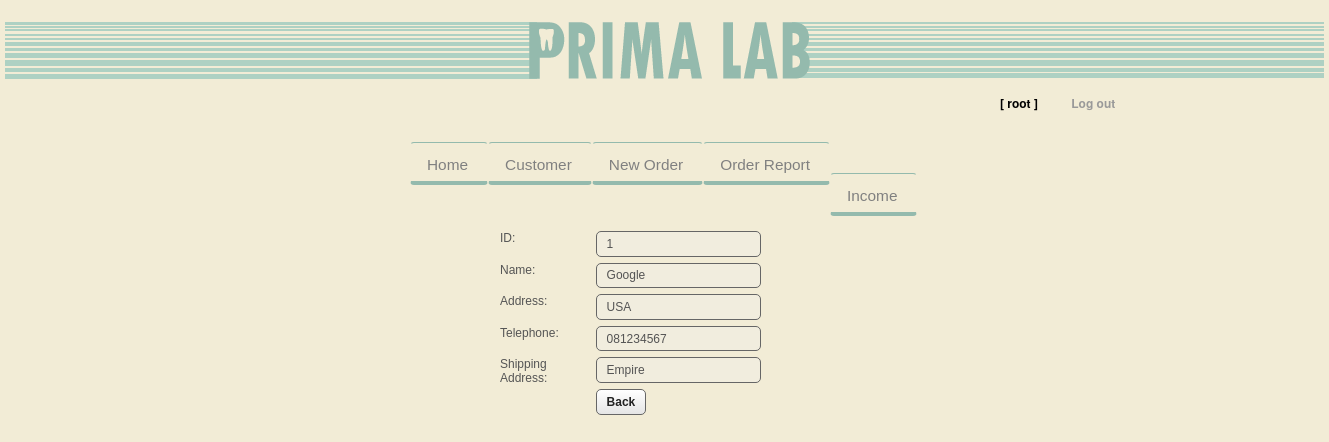
The app's page /Site/view-customer.php?cus_id=1 (signed in) with its own data.
### tables this page shows
CREATE TABLE `customer` (
  `cus_id` int(11) NOT NULL auto_increment,
  `customer_name` varchar(50) default NULL,
  `customer_address` varchar(80) default NULL,
  `customer_tel` varchar(15) NOT NULL,
  `shipping_address` varchar(80) default NULL,
  PRIMARY KEY  (`cus_id`)
);

### Site/view-customer.php (the view, shortened to what this page needs)
<!DOCTYPE html PUBLIC "-//W3C//DTD XHTML 1.0 Strict//EN" "http://www.w3.org/TR/xhtml1/DTD/xhtml1-strict.dtd">
<html xmlns="http://www.w3.org/1999/xhtml">
<head>
<link href="css/reset.css" rel="stylesheet" type="text/css"/>
<link href="css/mian.css" rel="stylesheet" type="text/css" />
<link href="css/idealForms/idealForms.css" rel="stylesheet" type="text/css" media="screen"/>
<link href="css/idealForms/idealForms-theme-sapphire.css" rel="stylesheet" type="text/css" media="screen"/>
<link href="css/table.css" rel="stylesheet" type="text/css" />
</head>
<body>
<div id="wrapper-main">
	<div id="logo-left" class="left"></div>
	<div id="wrapper-logo-main" class="left"></div>
	<div id="logo-right" class="left"></div>
</div>
 <?PHP
   	if(!isset($_SESSION['username']))
	{
		echo "<script>alert('Please Login');window.location='login.php';</script>"
	?>
   <?php
   }else
   {
   ?>
<div id="login-box">
	<ul>
		<li>[ <?PHP echo $_SESSION['username']?> ]</li>
		<a href="logout.php"><li>Log out</li></a>
	</ul>
</div>
<?php }?>
<div id="wrapper-menu">
<div id="top_navigation">
	<ul class="nav">
		<li><a href="index.php">Home</a></li>
		<li><a href="customer.php">Customer</a></li>
		<li><a href="new-order.php">New Order</a></li>
		<li><a href="order-history.php">Order Report</a></li>
		<li><a href="report.php">Income</a></li>
	</ul>
</div>
</div>
<div id="wrapper-form-1">
		<?php
			 	$cus_id  = $_GET['cus_id'];
   				$sql   = "select * FROM customer where cus_id = '$cus_id'";
   				$query = mysql_query($sql) or die(mysql_error().": $sql");
   				$row   = mysql_fetch_array($query);
		?>
		<form name="form1"method="post">
			<div class="idealWrap">
			<label>ID:</label>
			<input type="text" id="cus_id" name="cus_id" value="<?php echo $row['cus_id']?>" disabled="disabled"/>
			</div>
			<div class="idealWrap">
			<label>Name:</label>
			<input type="text" id="customer_name" name="customer_name" value="<?php echo $row['customer_name']?>" disabled="disabled"/>
			</div>
			<div class="idealWrap">
			<label>Address:</label>
			<input type="text" id="customer_address" name="customer_address" value="<?php echo $row['customer_address']?>" disabled="disabled"/>
			</div>
			<div class="idealWrap">
			<label>Telephone:</label>
			<input name="customer_tel" id="customer_tel" type="text" value="<?php echo $row['customer_tel']?>" disabled="disabled"/>
			</div>
			<div class="idealWrap">
			<label>Shipping Address:</label>
			<input name="shipping_address" id="shipping_address" type="text" value="<?php echo $row['shipping_address']?>" disabled="disabled"/>
			</div>
			<div class="idealWrap">
				<label>&nbsp;</label>
				<a href="customer.php"><input type="button" name="button" id="button" value="Back"/></a>
			</div>
	</form>
</div>
</body>
</html>

### Site/css/mian.css (style rules this page uses)
body { background-color: #F2ECD6; }
.left { float: left; }
#wrapper-logo-main { background-image: url(../images/logo_main.png); margin-top: 20px; background-repeat: no-repeat; height: 60px; width: 639px; margin-left: 0px; margin-right: auto; margin-bottom: auto; }
#wrapper-main { height: 80px; margin-right: auto; margin-left: auto; width: 1319px; }
#logo-left { height: 60px; width: 340px; margin-top: 20px; background-image: url(../images/bg.png); background-repeat: repeat-x; }
#logo-right { height: 60px; width: 340px; margin-top: 20px; background-image: url(../images/bg_right.png); background-repeat: repeat-x; }
#login-box { height: 30px; padding-top: 10px; width: 250px; margin-left: 1000px; color: #000; font-weight: bold; }
#login-box ul a { color: #999; text-decoration: none; }
#login-box ul li { display: inline; margin-right: 30px; }
#wrapper-menu { height: 80px; display: inline-block; list-style-type: none; margin-top: 10px; width: 650px; margin-right: auto; padding-left: 150px; padding-top: 5px; margin-left: 250px; }
#wrapper-menu ul li { display: inline; margin-right: 60px; margin-top: auto; margin-bottom: auto; }
#wrapper-form-1 { width: 500px; padding-top: 10px; margin-left: 500px; margin-right: auto; }
* { margin : 0; padding : 0; list-style : none; text-decoration : none; line-height : 27px; }
#top_navigation { background : transparent; width: 800px; height : 77px; list-style : none; margin-top : 7px; margin-bottom : 11px; width : 100%; }
ul.nav { background : transparent; width: 800px; height : 57px; line-height : 31px; list-style : none; padding : 0 10px; font-size : 14px; }
ul.nav li { display : inline; padding : 0; background : transparent; }
ul.nav a { background : transparent; height : 20px; font-size : 1.1em; color : #808080; float : left; padding : 8px 19px 10px 16px; text-decoration : none; border-top: 1px solid #94BAAD; border-bottom : 4px solid #94BAAD; border-left : 1px solid transparent; border-right : 1px solid transparent; border-radius : 4px; -moz-border-radius : 4px; -webkit-border-radius: 4px; font-family: Arial, Helvetica, sans-serif; }

### Site/css/idealForms/idealForms.css (style rules this page uses)
form { margin: 2em 0; }
form * { font: normal 12px Arial }
textarea, input[type="text"], input[type="password"] { width: 12em; }
textarea, input[type="text"], input[type="password"], ul.idealSelect li, a.button { padding: .4em .8em; }
form div.idealWrap, form div.idealWrap p { margin: .5em 0; }
form div.idealWrap > label { width: 8em; float: left; }
.button, ul.idealSelect div li, ul.idealSelect ul, input[type="text"], input[type="password"], textarea { border-radius: 5px; -moz-border-radius: 5px; -webkit-border-radius: 5px; }
.button, textarea, ul.idealSelect div li, ul.idealSelect ul, input[type="text"], input[type="password"], label input[type="radio"] + span, label input[type="checkbox"] + span, ul.idealSelect:hover ul, ul.idealSelect ul li:last-child, ul.idealSelect div.menuOpen li, ul.idealSelect.menuOpen div li { border-radius: 0\9; }

### Site/css/idealForms/idealForms-theme-sapphire.css (style rules this page uses)
textarea, input[type="text"], input[type="password"] { border:1px solid #666; }

### Site/css/table.css (style rules this page uses)
html, body, div, span, object, iframe, h1, h2, h3, h4, h5, h6, p, blockquote, pre, abbr, address, cite, code, del, dfn, em, img, ins, kbd, q, samp, small, strong, sub, sup, var, b, i, dl, dt, dd, ol, ul, li, fieldset, form, label, legend, table, caption, tbody, tfoot, thead, tr, th, td { margin:0; padding:0; border:0; outline:0; font-size:100%; vertical-align:baseline; background:transparent; }
body { margin:0; padding:0; font:12px/15px "Helvetica Neue",Arial, Helvetica, sans-serif; color: #555; background:#F2ECD6; }
a { color:#666; }

### records on screen
customer: cus_id "1", customer_name "Google", customer_address "USA", customer_tel "081234567", shipping_address "Empire"

### other values on screen
$_SESSION['username'] "root"
